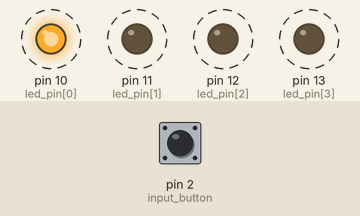
Bench run of a sketch on a simulated Arduino Uno, built with avr-gcc and run on an emulated ATmega328P. On the bench: output pins drawn as LEDs (lit = HIGH). Dashed ring = blinking. The test bench sets the inputs (shaded band); at power-on: pin 2 (input_button) HIGH. What the sketch prints to the serial monitor is not drawn.

Above: at 1.25 s.
1.3 s: pin 2 (input_button) pulled LOW for 0.15 s
At 1.45 s:
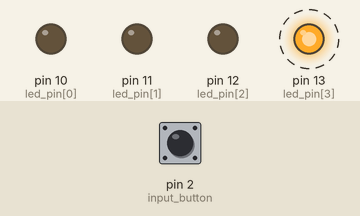
4.3 s: pin 2 (input_button) pulled LOW for 3.2 s
At 7.58 s:
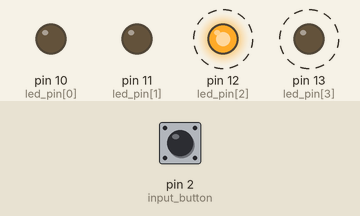
Timing chart, 0 to 15.0 s (numbered marks = the images above; inputs shaded):
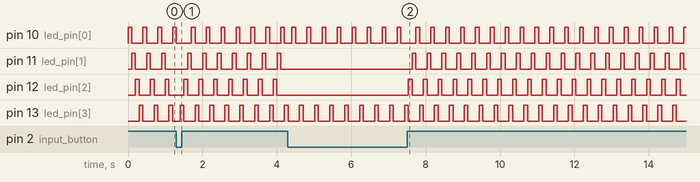

Measured:
- by itself, pin 13 (led_pin[3]): alternates HIGH for 0.10 s and LOW for 0.30 s

The sketch:

10.LR_RL.ino
```cpp
int state = 0; // 0 = left-right ; 1 = right-left
int *ptr_state = &state;
int led_pin[4] ={10,11,12,13};
int input_button = 2;
int delay_debounce = 100;
int current_led = 3;
void setup() {
  Serial.begin(9600);
  pinMode(input_button , INPUT);
  for (int number_led = 0 ; number_led < 4 ; number_led ++){
    pinMode(led_pin[number_led] , OUTPUT);
  }
}
static void loop() {
  Serial.print(digitalRead(*ptr_state));
  if(digitalRead(input_button) == LOW){
    boolean val = debounce(input_button);
    if(val == LOW){
      if(*ptr_state == 0){
        *ptr_state = 1;
      }
      else if(*ptr_state == 1){
        *ptr_state =0;
      }
    }
  }
  loop_led(*ptr_state);
}
boolean debounce(int pin){
  boolean previous_state = digitalRead(pin);
  for(int count = 0 ;  count <= delay_debounce ; count++){
    delay(1);
    int state = digitalRead(pin);
    if(state != previous_state){
      count = 0;
      previous_state = state;
    }
  }
  return previous_state;
}
void loop_led(int state ){
  if(state == 0){ //left_right
      current_led ++;
      if(current_led > 3){
        current_led = 0;
      }
    digitalWrite(led_pin[current_led] , HIGH);
    delay(100);
    digitalWrite(led_pin[current_led] , LOW);

  }
  if(state == 1){
    current_led --;
    if(current_led <0){
      current_led = 3;
    }
    digitalWrite(led_pin[current_led] , HIGH);
    delay(100);
    digitalWrite(led_pin[current_led] , LOW);
  }
}
```
